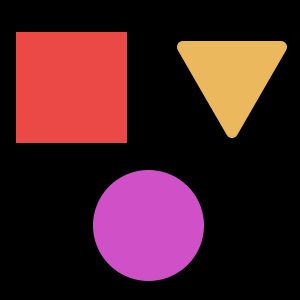
#> input picture images/shapes_example.png, 300 x 300 px
$ python quiz.py
#> lines starting #> are read from the running program, lines starting #| are printed output that depends on the picture; after the words box and inside, x2 and y2 are one past the last pixel; in counts of white or black regions, pixels touching at a corner belong together; long printed decimals are rounded
"""
	@author: Akshay Nevrekar
	@created on: 19/10/2019
"""

import numpy as np
import cv2
import imutils


image = cv2.imread("images/shapes_example.png")
#> image is the input picture: shape (300, 300, 3); mean B, G, R 37.3, 31, 70.4
gray = cv2.cvtColor(image, cv2.COLOR_BGR2GRAY)
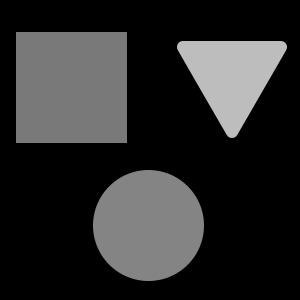
#> gray: shape (300, 300); min 0, max 189, mean 43.5

cv2.imshow("original", image)
cv2.waitKey(0)

cnts = cv2.findContours(gray.copy(), cv2.RETR_EXTERNAL, cv2.CHAIN_APPROX_SIMPLE)
#> cnts = 3 contours; box (x1, y1, x2, y2) and area: (16, 32, 127, 143) 12100, (93, 170, 204, 281) 9722, (177, 41, 287, 138) 6047
cnts = imutils.grab_contours(cnts)

clone = image.copy()

for c in cnts:
	M = cv2.moments(c)
	cX = int(M["m10"]/M["m00"])
	cY = int(M["m01"]/M["m00"])
	print("Centroids ",cX, cY)
	area = cv2.contourArea(c)
	perimeter = cv2.arcLength(c, True)
	print("Area ",area)
	print("Perimeter ", perimeter)
	cv2.circle(clone, (cX, cY), 10, (0, 255, 0), -1)
#> this loop made 3 passes
#> (cX, cY, area, perimeter) on passes 1 to 2: (148, 225, 9722, 367.4), (231, 75, 6047, 347.9)
#> (c, cX, cY, area, perimeter) on pass 3: ([[16, 32], [16, 142], [126, 142], [126, 32]], 71, 87, 12100, 440)
#| Centroids  148 225
#| Area  9722.0
#| Perimeter  367.362
#| Centroids  231 75
#| Area  6047.0
#| Perimeter  347.907
#| Centroids  71 87
#| Area  12100.0
#| Perimeter  440.0
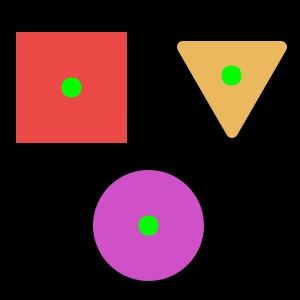
#> clone: shape (300, 300, 3); 1.06% of pixels changed, all inside (x1, y1, x2, y2) = (61, 65, 242, 236)

$ run again, with images/basic_shapes.png copied over images/shapes_example.png
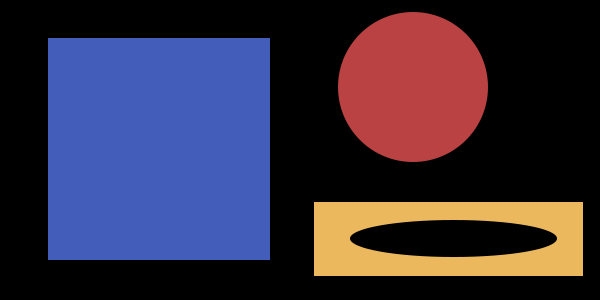
#> input picture images/basic_shapes.png, 600 x 300 px
#> image is the input picture: shape (300, 600, 3); mean B, G, R 64.6, 46.4, 54.5
#> `gray = cv2.cvtColor(image, cv2.COLOR_BGR2GRAY)`:
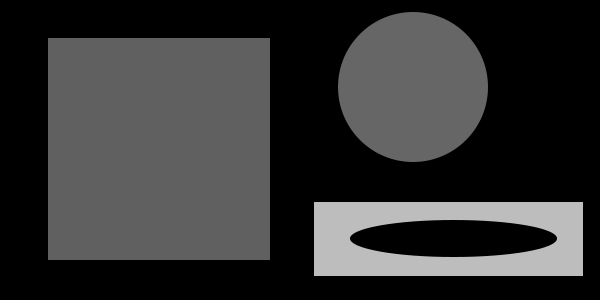
#> gray: shape (300, 600); min 0, max 189, mean 50.9
#> cnts = 3 contours; box (x1, y1, x2, y2) and area: (48, 38, 270, 260) 48841, (314, 202, 583, 276) 19564, (338, 12, 488, 162) 17687
#> the loop `for c in cnts:` made 3 passes
#> (c, cX, cY, area, perimeter) on passes 1 to 2: ([[314, 202], [314, 275], [582, 275], [582, 202]], 448, 238, 19564, 682), ([[48, 38], [48, 259], [269, 259], [269, 38]], 158, 148, 48841, 884)
#> (printed output is left out)
#> after the loop `for c in cnts:`:
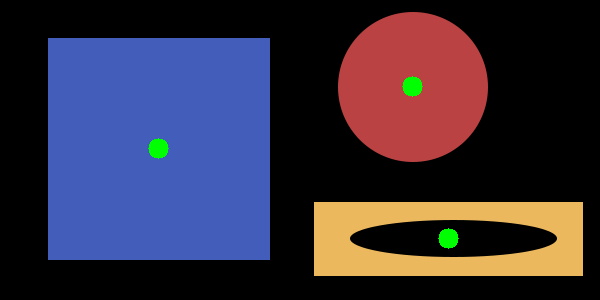
#> clone: shape (300, 600, 3); 0.53% of pixels changed, all inside (x1, y1, x2, y2) = (148, 76, 459, 249)

$ run again, with images/circles_and_squares.png copied over images/shapes_example.png
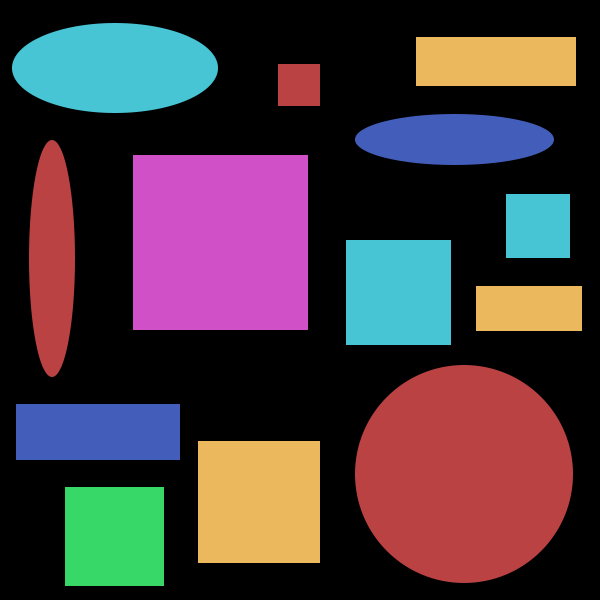
#> input picture images/circles_and_squares.png, 600 x 600 px
#> image is the input picture: shape (600, 600, 3); mean B, G, R 62, 56.2, 70.8
#> `gray = cv2.cvtColor(image, cv2.COLOR_BGR2GRAY)`:
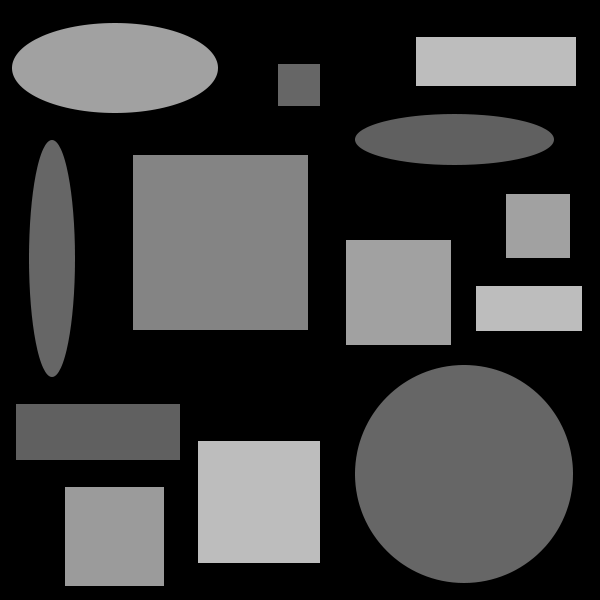
#> gray: shape (600, 600); min 0, max 189, mean 61.2
#> cnts = 13 contours; largest, box (x1, y1, x2, y2) and area: (355, 365, 573, 583) 37385, (133, 155, 308, 330) 30276, (198, 441, 320, 563) 14641, (12, 23, 218, 113) 14593, (346, 240, 451, 345) 10816
#> the loop `for c in cnts:` made 13 passes
#> (c, cX, cY, area, perimeter) on passes 1, 2, 3, 5, 6, 7: ([[65, 487], [65, 585], [163, 585], [163, 487]], 114, 536, 9604, 392), ([[198, 441], [198, 562], [319, 562], [319, 441]], 258, 501, 14641, 484), ([[16, 404], [16, 459], [179, 459], [179, 404]], 97, 431, 8965, 436), ([[476, 286], [476, 330], [581, 330], [581, 286]], 528, 308, 4620, 298), ([[346, 240], [346, 344], [450, 344], [450, 240]], 398, 292, 10816, 416), ([[506, 194], [506, 257], [569, 257], [569, 194]], 537, 225, 3969, 252)
#> (printed output is left out)
#> after the loop `for c in cnts:`:
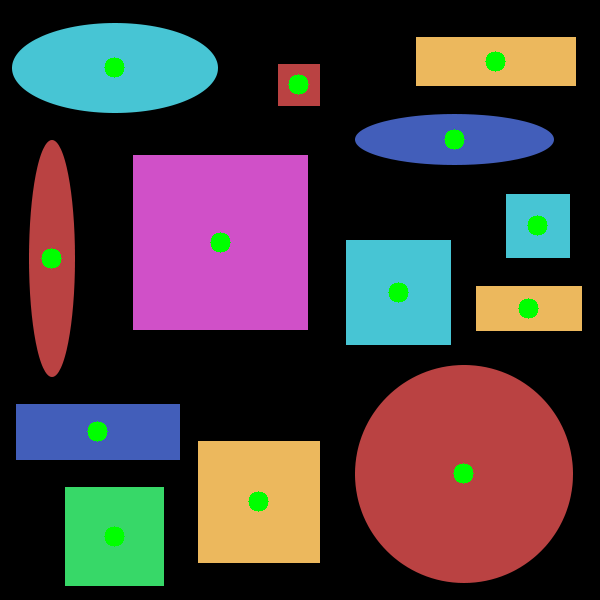
#> clone: shape (600, 600, 3); 1.14% of pixels changed, all inside (x1, y1, x2, y2) = (41, 51, 548, 547)
